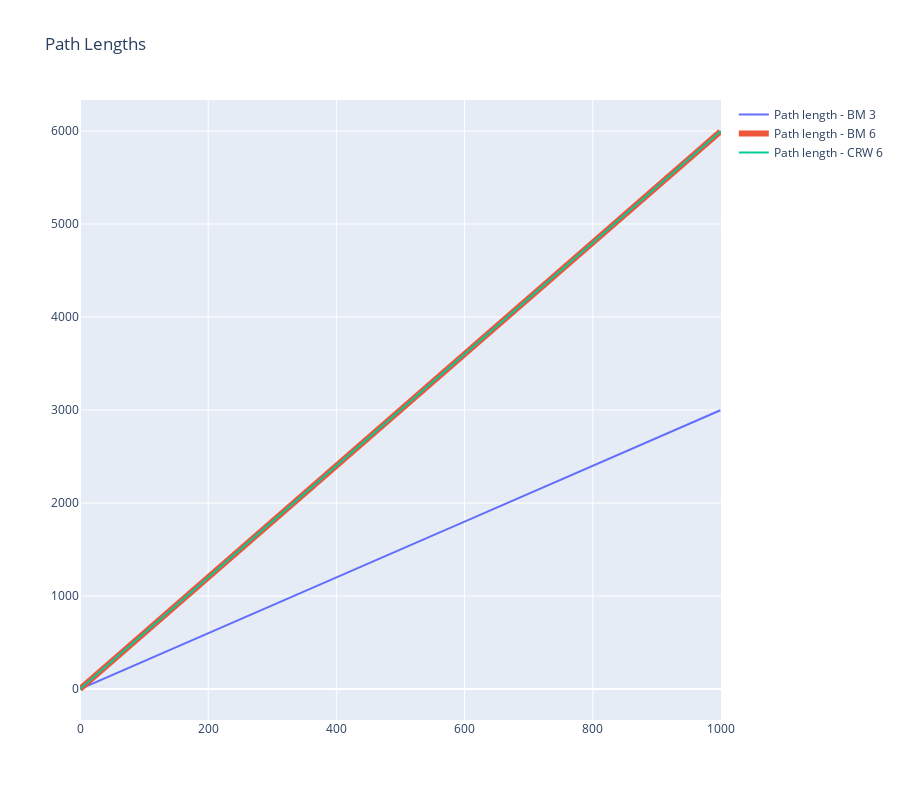

Write notebook code for a chart like this one.
### Markdown cell above
# PLOTING

### Code cell
fig = go.Figure()

fig.add_trace(go.Scatter(
    x= bm_pl_3.index,
    y= bm_pl_3.y_pos,
    name='Path length - BM 3',
    mode='lines',
    showlegend=True
))

fig.add_trace(go.Scatter(
    x= bm_pl_6.index,
    y= bm_pl_6.y_pos,
    name='Path length - BM 6',
    marker = dict(size=2),
    line = dict(width=6),
    mode='lines',
    showlegend=True
))

fig.add_trace(go.Scatter(
    x= crw_pl_6.index,
    y= crw_pl_6.y_pos,
    name='Path length - CRW 6',
    mode='lines',
    showlegend=True
))

fig.update_layout(
    title='Path Lengths',
    height=800,
)

fig.show()

### Figure 1 — Plotly figure (JSON) as saved in the notebook; plotly's stock layout.template omitted (floating-point values rounded to 4 significant figures; data arrays with more than 128 entries replaced by an {"elided": "..."} marker saying what was removed)
{"data": [{"mode": "lines", "name": "Path length - BM 3", "showlegend": true, "type": "scatter", "x": {"elided": "1000 int values"}, "y": {"elided": "1000 int values"}}, {"line": {"width": 6}, "marker": {"size": 2}, "mode": "lines", "name": "Path length - BM 6", "showlegend": true, "type": "scatter", "x": {"elided": "1000 int values"}, "y": {"elided": "1000 float values"}}, {"mode": "lines", "name": "Path length - CRW 6", "showlegend": true, "type": "scatter", "x": {"elided": "1001 int values"}, "y": {"elided": "1001 float values"}}], "layout": {"height": 800, "title": {"text": "Path Lengths"}}}
